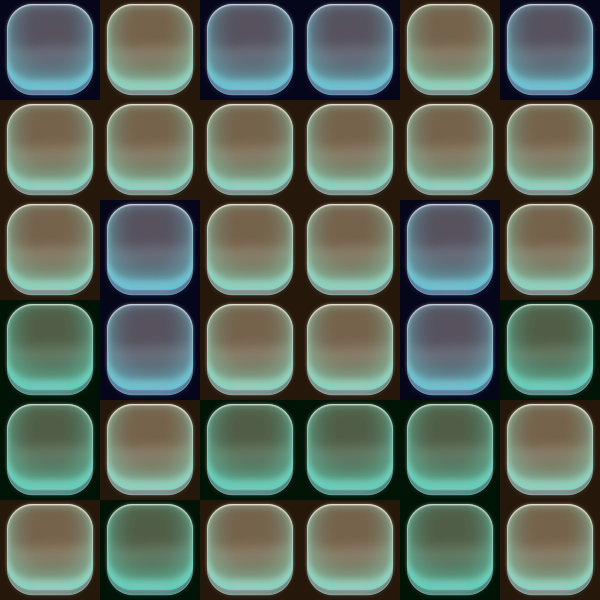

This is a level from a 2D game, rendered from its Tiled map with the project's own tilesets. A one-line summary and the map file follow, with tile-layer data summarised:
An orthogonal 6x6 tile map with 100x100 px tiles, 2 tile layers (map, type), 2 tilesets.

<map version="1.0" orientation="orthogonal" renderorder="right-down" width="6" height="6" tilewidth="100" tileheight="100" nextobjectid="1">
 <tileset firstgid="1" name="bg_kuang" tilewidth="100" tileheight="100" tilecount="1">
  <image source="bg_kuang.png" width="100" height="100" />
 </tileset>
 <tileset firstgid="2" name="type5" tilewidth="100" tileheight="100" tilecount="5">
  <image source="type5.png" width="500" height="100" />
  <tile id="0">
   <properties>
    <property name="type" value="1" />
   </properties>
  </tile>
  <tile id="1">
   <properties>
    <property name="type" value="5" />
   </properties>
  </tile>
  <tile id="2">
   <properties>
    <property name="type" value="6" />
   </properties>
  </tile>
 </tileset>
 <layer name="map" width="6" height="6">
  <data>[36 cells, 36 non-empty, 1 distinct tile ids]</data>
 </layer>
 <layer name="type" width="6" height="6">
  <data>[36 cells, 36 non-empty, 3 distinct tile ids]</data>
 </layer>
</map>
